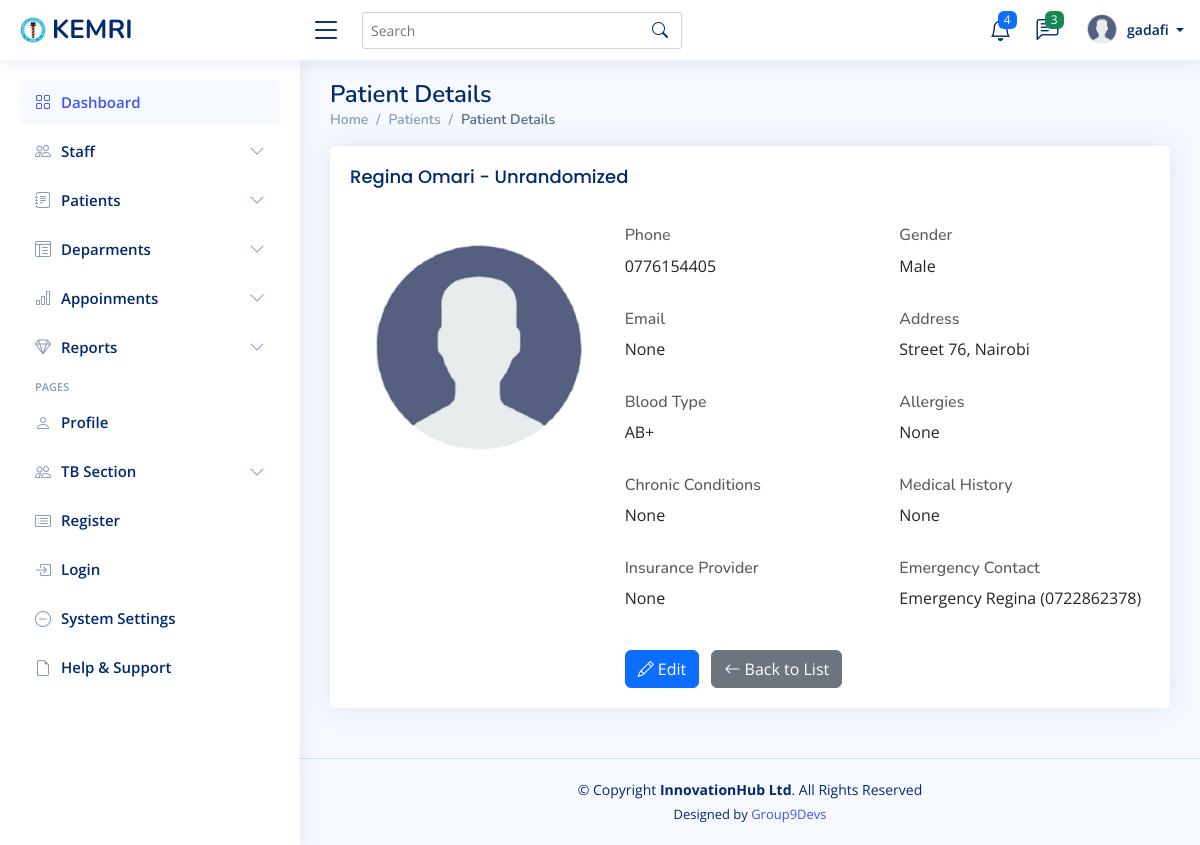
Page /patients/320/ (signed in) on the committed database.
### mtwapa_branch/models.py (models this page shows, shortened)
class Patient(models.Model):
    first_name = models.CharField(max_length=100)
    last_name = models.CharField(max_length=100)
    phone = models.CharField(max_length=100)
    gender = models.CharField(
        max_length=10,
        choices=[('Male', 'Male'), ('Female', 'Female'), ('Other', 'Other')],
        blank=True,
        null=True
    )
    email = models.EmailField(max_length=100 , blank=True, null=True )
    Identification_no= models.CharField(max_length=100 , blank=True, null=True)
    date_of_birth = models.DateField()
    address = models.TextField()
    emergency_contact_name = models.CharField(max_length=100)
    emergency_contact_number = models.CharField(max_length=15)
    blood_type = models.CharField(max_length=3, blank=True, null=True)
    allergies = models.TextField(blank=True, null=True)
    chronic_conditions = models.TextField(blank=True, null=True)
    medical_history = models.TextField(blank=True, null=True)
    insurance_provider = models.CharField(max_length=100, blank=True, null=True)
    profile_picture = models.ImageField(upload_to='patient_profiles/', blank=True, null=True)
    date_added = models.DateTimeField( blank=True, null=True )
    hiv_status = models.CharField(
        max_length=10,
        choices=[('Positive', 'Positive'), ('Negative', 'Negative')],
        blank=True,
        null=True
    )
    oft_status = models.CharField(
        max_length=10,
        choices=[('Positive', 'Positive'), ('Negative', 'Negative')],
        blank=True,
        null=True
    )
    mtb_a_status = models.CharField(
        max_length=15,
        choices=[('Detected', 'Detected'), ('Not Detected', 'Not Detected')],
        blank=True,
        null=True
    )
    pregnancy_status = models.CharField(
        max_length=10,
        choices=[('Positive', 'Positive'), ('Negative', 'Negative')],
        blank=True,
        null=True
    )
    randomization_status = models.CharField(
        max_length=15,
        choices=[('Randomized', 'Randomized'), ('Unrandomized', 'Unrandomized')],
        blank=True,
        null=True
    )
    def __str__(self):
        return f"{self.first_name} {self.last_name} - {self.randomization_status}"

### mtwapa_branch/views.py (the view)
# urls.py: path('patients/<int:pk>/', views.patient_detail, name='patient_detail'),
@login_required
def patient_detail(request, pk):
    patient = get_object_or_404(Patient, pk=pk)
    return render(request, 'patient/patient_detail.html', {'patient': patient})

### templates/patient/patient_detail.html
{% extends "base/base.html" %}
{% load static %}
{% block content %}
<div class="pagetitle">
    <h1>Patient Details</h1>
    <nav>
        <ol class="breadcrumb">
            <li class="breadcrumb-item"><a href="{% url 'dashboard' %}">Home</a></li>
            <li class="breadcrumb-item"><a href="{% url 'patient_list' %}">Patients</a></li>
            <li class="breadcrumb-item active">Patient Details</li>
        </ol>
    </nav>
</div>
<section class="section">
    <div class="row">
        <div class="col-lg-12">
            <div class="card">
                <div class="card-body">
                    <h5 class="card-title mb-4">{{ patient }}</h5>
                    <div class="row">
                        <div class="col-md-4">
                            {% if patient.profile_picture %}
                                <img src="{{ patient.profile_picture.url }}" alt="Profile Picture" class="img-fluid rounded">
                            {% else %}
                                <img src="{% static 'assets/img/profile.png' %}" alt="Profile Picture" class="img-fluid rounded">
                            {% endif %}
                        </div>
                        <div class="col-md-8">
                            <div class="row mb-3">
                                <div class="col-md-6">
                                    <h6 class="text-muted">Phone</h6>
                                    <p>{{ patient.phone }}</p>
                                </div>
                                <div class="col-md-6">
                                    <h6 class="text-muted">Gender</h6>
                                    <p>{{ patient.gender }}</p>
                                </div>
                            </div>
                            <div class="row mb-3">
                                <div class="col-md-6">
                                    <h6 class="text-muted">Email</h6>
                                    <p>{{ patient.email }}</p>
                                </div>
                                <div class="col-md-6">
                                    <h6 class="text-muted">Address</h6>
                                    <p>{{ patient.address }}</p>
                                </div>
                            </div>
                            <div class="row mb-3">
                                <div class="col-md-6">
                                    <h6 class="text-muted">Blood Type</h6>
                                    <p>{{ patient.blood_type }}</p>
                                </div>
                                <div class="col-md-6">
                                    <h6 class="text-muted">Allergies</h6>
                                    <p>{{ patient.allergies }}</p>
                                </div>
                            </div>
                            <div class="row mb-3">
                                <div class="col-md-6">
                                    <h6 class="text-muted">Chronic Conditions</h6>
                                    <p>{{ patient.chronic_conditions }}</p>
                                </div>
                                <div class="col-md-6">
                                    <h6 class="text-muted">Medical History</h6>
                                    <p>{{ patient.medical_history }}</p>
                                </div>
                            </div>
                            <div class="row mb-3">
                                <div class="col-md-6">
                                    <h6 class="text-muted">Insurance Provider</h6>
                                    <p>{{ patient.insurance_provider }}</p>
                                </div>
                                <div class="col-md-6">
                                    <h6 class="text-muted">Emergency Contact</h6>
                                    <p>{{ patient.emergency_contact_name }} ({{ patient.emergency_contact_number }})</p>
                                </div>
                            </div>
                            <div class="mt-4">
                                <a href="{% url 'patient_update' patient.pk %}" class="btn btn-primary me-2">
                                    <i class="bi bi-pencil"></i> Edit
                                </a>
                                <a href="{% url 'patient_list' %}" class="btn btn-secondary">
                                    <i class="bi bi-arrow-left"></i> Back to List
                                </a>
                            </div>
                        </div>
                    </div>
                </div>
            </div>
        </div>
    </div>
</section>
{% endblock %}

### templates/base/navbar.html (shortened to what this page needs)
{% load static %}
<header id="header" class="header fixed-top d-flex align-items-center">
    <div class="d-flex align-items-center justify-content-between">
      <a href="{% url 'dashboard'%}" class="logo d-flex align-items-center">
        <img src="{% static 'assets/img/kemrilogo.png'%}" alt="">
        <span class="d-none d-lg-block">KEMRI</span>
      </a>
      <i class="bi bi-list toggle-sidebar-btn"></i>
    </div>
    <div class="search-bar">
      <form class="search-form d-flex align-items-center" method="POST" action="#">
        <input type="text" name="query" placeholder="Search" title="Enter search keyword">
        <button type="submit" title="Search"><i class="bi bi-search"></i></button>
      </form>
    </div>
    <nav class="header-nav ms-auto">
      <ul class="d-flex align-items-center">
        <li class="nav-item dropdown">
          <a class="nav-link nav-icon" href="#" data-bs-toggle="dropdown">
            <i class="bi bi-bell"></i>
            <span class="badge bg-primary badge-number">4</span>
          </a>
            </li>
          </ul>
        <li class="nav-item dropdown">
          <a class="nav-link nav-icon" href="#" data-bs-toggle="dropdown">
            <i class="bi bi-chat-left-text"></i>
            <span class="badge bg-success badge-number">3</span>
          </a>
        </li>
        <li class="nav-item dropdown pe-3">
          <a class="nav-link nav-profile d-flex align-items-center pe-0" href="#" data-bs-toggle="dropdown">
            <img src="{% static 'assets/img/profile.png'%}" alt="Profile" class="rounded-circle">
            <span class="d-none d-md-block dropdown-toggle ps-2">
              {% if user.is_authenticated %}
                   {{ user.username }}
              {% else %}
                  Admin
              {% endif %}
            </span>
          </a>
        </li>
    </nav>
  </header>

### static/assets/css/style.css (style rules this page uses)
:root { scroll-behavior: smooth; }
body { font-family: "Open Sans", sans-serif; background: #f6f9ff; color: #444444; }
a { color: #4154f1; text-decoration: none; }
h1, h2, h3, h4, h5, h6 { font-family: "Nunito", sans-serif; }
.pagetitle { margin-bottom: 10px; }
.pagetitle h1 { font-size: 24px; margin-bottom: 0; font-weight: 600; color: #012970; }
.card { margin-bottom: 30px; border: none; border-radius: 5px; box-shadow: 0px 0 30px rgba(1, 41, 112, 0.1); }
.card-title { padding: 20px 0 15px 0; font-size: 18px; font-weight: 500; color: #012970; font-family: "Poppins", sans-serif; }
.card-body { padding: 0 20px 20px 20px; }
.breadcrumb { font-size: 14px; font-family: "Nunito", sans-serif; color: #899bbd; font-weight: 600; }
.breadcrumb a { color: #899bbd; transition: 0.3s; }
.breadcrumb .breadcrumb-item::before { color: #899bbd; }
.breadcrumb .active { color: #51678f; font-weight: 600; }
.logo { line-height: 1; }
@media (min-width: 1200px) { .logo { width: 280px; } }
.logo img { max-height: 26px; margin-right: 6px; }
.logo span { font-size: 26px; font-weight: 700; color: #012970; font-family: "Nunito", sans-serif; }
.header { transition: all 0.5s; z-index: 997; height: 60px; box-shadow: 0px 2px 20px rgba(1, 41, 112, 0.1); background-color: #fff; padding-left: 20px; }
.header .toggle-sidebar-btn { font-size: 32px; padding-left: 10px; cursor: pointer; color: #012970; }
.header .search-bar { min-width: 360px; padding: 0 20px; }
.header .search-form { width: 100%; }
.header .search-form input { border: 0; font-size: 14px; color: #012970; border: 1px solid rgba(1, 41, 112, 0.2); padding: 7px 38px 7px 8px; border-radius: 3px; transition: 0.3s; width: 100%; }
.header .search-form button { border: 0; padding: 0; margin-left: -30px; background: none; }
.header .search-form button i { color: #012970; }
.header-nav ul { list-style: none; }
.header-nav>ul { margin: 0; padding: 0; }
.header-nav .nav-icon { font-size: 22px; color: #012970; margin-right: 25px; position: relative; }
.header-nav .nav-profile { color: #012970; }
.header-nav .nav-profile img { max-height: 36px; }
.header-nav .nav-profile span { font-size: 14px; font-weight: 600; }
.header-nav .badge-number { position: absolute; inset: -2px -5px auto auto; font-weight: normal; font-size: 12px; padding: 3px 6px; }

### rows in the picture
Patient: first_name+last_name+randomization_status "Regina Omari - Unrandomized", phone "0776154405", gender "Male", email "None", address "Street 76, Nairobi", blood_type "AB+", allergies "None", chronic_conditions "None", medical_history "None", insurance_provider "None", emergency_contact_name "Emergency Regina", emergency_contact_number "0722862378"

### other values in the picture
{{ user.username }} "gadafi"
